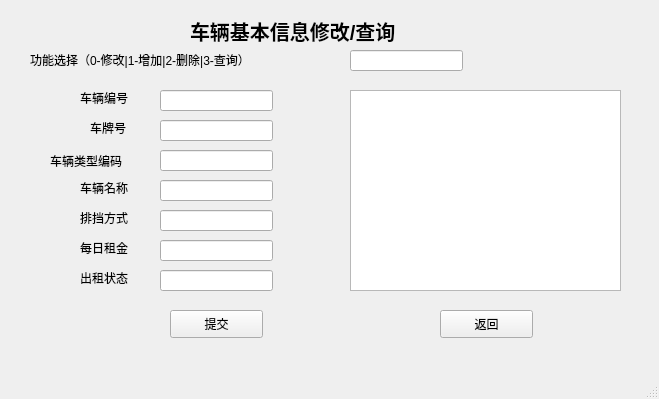
<?xml version="1.0" encoding="UTF-8"?>
<ui version="4.0">
 <class>jbchange</class>
 <widget class="QMainWindow" name="jbchange">
  <property name="geometry">
   <rect>
    <x>0</x>
    <y>0</y>
    <width>659</width>
    <height>399</height>
   </rect>
  </property>
  <property name="windowTitle">
   <string>MainWindow</string>
  </property>
  <widget class="QWidget" name="centralwidget">
   <widget class="QLabel" name="label">
    <property name="geometry">
     <rect>
      <x>190</x>
      <y>0</y>
      <width>301</width>
      <height>61</height>
     </rect>
    </property>
    <property name="font">
     <font>
      <pointsize>15</pointsize>
      <weight>75</weight>
      <bold>true</bold>
     </font>
    </property>
    <property name="text">
     <string>车辆基本信息修改/查询</string>
    </property>
   </widget>
   <widget class="QLabel" name="label_2">
    <property name="geometry">
     <rect>
      <x>80</x>
      <y>90</y>
      <width>72</width>
      <height>15</height>
     </rect>
    </property>
    <property name="font">
     <font>
      <pointsize>9</pointsize>
     </font>
    </property>
    <property name="text">
     <string>车辆编号</string>
    </property>
   </widget>
   <widget class="QLabel" name="label_3">
    <property name="geometry">
     <rect>
      <x>90</x>
      <y>120</y>
      <width>72</width>
      <height>15</height>
     </rect>
    </property>
    <property name="text">
     <string>车牌号</string>
    </property>
   </widget>
   <widget class="QLabel" name="label_4">
    <property name="geometry">
     <rect>
      <x>50</x>
      <y>150</y>
      <width>91</width>
      <height>21</height>
     </rect>
    </property>
    <property name="text">
     <string>车辆类型编码</string>
    </property>
   </widget>
   <widget class="QLabel" name="label_5">
    <property name="geometry">
     <rect>
      <x>80</x>
      <y>180</y>
      <width>72</width>
      <height>15</height>
     </rect>
    </property>
    <property name="text">
     <string>车辆名称</string>
    </property>
   </widget>
   <widget class="QLabel" name="label_6">
    <property name="geometry">
     <rect>
      <x>80</x>
      <y>210</y>
      <width>72</width>
      <height>15</height>
     </rect>
    </property>
    <property name="text">
     <string>排挡方式</string>
    </property>
   </widget>
   <widget class="QLabel" name="label_7">
    <property name="geometry">
     <rect>
      <x>80</x>
      <y>240</y>
      <width>72</width>
      <height>15</height>
     </rect>
    </property>
    <property name="text">
     <string>每日租金</string>
    </property>
   </widget>
   <widget class="QLabel" name="label_8">
    <property name="geometry">
     <rect>
      <x>80</x>
      <y>270</y>
      <width>72</width>
      <height>15</height>
     </rect>
    </property>
    <property name="text">
     <string>出租状态</string>
    </property>
   </widget>
   <widget class="QLabel" name="label_9">
    <property name="geometry">
     <rect>
      <x>30</x>
      <y>50</y>
      <width>301</width>
      <height>20</height>
     </rect>
    </property>
    <property name="text">
     <string>功能选择（0-修改|1-增加|2-删除|3-查询）</string>
    </property>
   </widget>
   <widget class="QPushButton" name="pushButton">
    <property name="geometry">
     <rect>
      <x>170</x>
      <y>310</y>
      <width>93</width>
      <height>28</height>
     </rect>
    </property>
    <property name="text">
     <string>提交</string>
    </property>
   </widget>
   <widget class="QLineEdit" name="lineEdit">
    <property name="geometry">
     <rect>
      <x>350</x>
      <y>50</y>
      <width>113</width>
      <height>21</height>
     </rect>
    </property>
   </widget>
   <widget class="QLineEdit" name="lineEdit_2">
    <property name="geometry">
     <rect>
      <x>160</x>
      <y>90</y>
      <width>113</width>
      <height>21</height>
     </rect>
    </property>
   </widget>
   <widget class="QLineEdit" name="lineEdit_3">
    <property name="geometry">
     <rect>
      <x>160</x>
      <y>120</y>
      <width>113</width>
      <height>21</height>
     </rect>
    </property>
   </widget>
   <widget class="QLineEdit" name="lineEdit_4">
    <property name="geometry">
     <rect>
      <x>160</x>
      <y>150</y>
      <width>113</width>
      <height>21</height>
     </rect>
    </property>
   </widget>
   <widget class="QLineEdit" name="lineEdit_5">
    <property name="geometry">
     <rect>
      <x>160</x>
      <y>180</y>
      <width>113</width>
      <height>21</height>
     </rect>
    </property>
   </widget>
   <widget class="QLineEdit" name="lineEdit_6">
    <property name="geometry">
     <rect>
      <x>160</x>
      <y>210</y>
      <width>113</width>
      <height>21</height>
     </rect>
    </property>
   </widget>
   <widget class="QLineEdit" name="lineEdit_7">
    <property name="geometry">
     <rect>
      <x>160</x>
      <y>240</y>
      <width>113</width>
      <height>21</height>
     </rect>
    </property>
   </widget>
   <widget class="QLineEdit" name="lineEdit_8">
    <property name="geometry">
     <rect>
      <x>160</x>
      <y>270</y>
      <width>113</width>
      <height>21</height>
     </rect>
    </property>
   </widget>
   <widget class="QPushButton" name="pushButton_2">
    <property name="geometry">
     <rect>
      <x>440</x>
      <y>310</y>
      <width>93</width>
      <height>28</height>
     </rect>
    </property>
    <property name="text">
     <string>返回</string>
    </property>
   </widget>
   <widget class="QTextBrowser" name="textBrowser">
    <property name="geometry">
     <rect>
      <x>350</x>
      <y>90</y>
      <width>271</width>
      <height>201</height>
     </rect>
    </property>
   </widget>
  </widget>
  <widget class="QMenuBar" name="menubar">
   <property name="geometry">
    <rect>
     <x>0</x>
     <y>0</y>
     <width>659</width>
     <height>26</height>
    </rect>
   </property>
  </widget>
  <widget class="QStatusBar" name="statusbar"/>
 </widget>
 <resources/>
 <connections/>
</ui>
